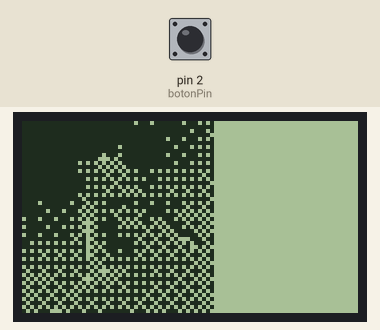
Recording of a sketch running on a simulated Arduino Uno, built with avr-gcc and run on an emulated ATmega328P. Parts: 84×48 one-colour display. The test bench sets the inputs (shaded band); at power-on: pin 2 (botonPin) LOW. What the sketch prints to the serial monitor is not drawn.

Above: at 0.1 s.

The sketch:

WEBO_0_4_0.ino
```cpp
//WEBO
// Toma mango
// Aqui pasaran todas las interacciones entre todos los componentes

#include "ActuadorDisplay.h"
#include "ActuadorLED.h"
#include "ActuadorMotor.h"
#include "ActuadorParlante.h"
#include "SensorBoton.h"
#include "SensorTilt.h"
#include "SensorSD.h"

// sensor y actuador correspondientes
 ActuadorDisplay actuadorDisplay;
 ActuadorLED actuadorLED;
 ActuadorMotor actuadorMotor;
 ActuadorParlante actuadorParlante;
 SensorBoton sensorBoton;
 SensorTilt sensorTilt;
 SensorSD sensorSD;

void setup () {
  actuadorDisplay.configuracionDisplay();
  sensorBoton.configuracionBoton();
}

void loop() {
  actuadorDisplay.funcionaDisplay();
  sensorBoton.funcionaBoton();
}
```

ActuadorDisplay.cpp
```cpp
#include "ActuadorDisplay.h"
#include "bitmapsDisplay.h"
#include <SPI.h>
#include <Adafruit_GFX.h>
#include <Adafruit_PCD8544.h>
#include <Arduino.h>


ActuadorDisplay::ActuadorDisplay() {}

void ActuadorDisplay::configuracionDisplay() {

  Serial.begin(9600);

	//se inicia el display de la pantalla
	display.begin();

	// El contraste se puede cambiar para que se note mejor el diseño mostrado en la pantalla
	display.setContrast(57);

	// se limpia la pantalla
	display.clearDisplay();
}

void ActuadorDisplay::funcionaDisplay() {

  // IMAGEN

	display.drawBitmap(0, 0, epd_bitmap_prueba, 48, 49, BLACK);

	display.display();
}
```

ActuadorDisplay.h
```cpp
#ifndef ACTUADOR_DISPLAY_H
#define ACTUADOR_DISPLAY_H

// INCLUIR BIBLIOTECAS DE USO PARA SENSOR/ACTUADOR

#include <SPI.h>
#include <Adafruit_GFX.h>
#include <Adafruit_PCD8544.h>
#include <Arduino.h>

// CREAR LA CLASE DE NUESTRO SENSOR/ACTUADOR
  class ActuadorDisplay {
  public:
  ActuadorDisplay();


   // especificar todos los voids que seran utilizados en el archivo.cpp
      void configuracionDisplay();

      void funcionaDisplay();


   // si es que se necesitas especificar variables, deberian ir aqui
   // ya sean bool int, ect.


  // Declarar objeto "LCD" para el software SPI
     Adafruit_PCD8544 display = Adafruit_PCD8544(7, 6, 5, 4, 3);

  // Definir la variable de "rotatetext" en "1" que hace que la pantalla muestre el texto en un angulo de 90° a la derecha
     int rotatetext = 1;


  };

#endif
```

ActuadorLED.cpp
```cpp
#include "ActuadorLED.h"

ActuadorLED::ActuadorLED() {}

void ActuadorLED::configuracionLED() {}

void ActuadorLED::funcionaLED() {}
```

ActuadorLED.h
```cpp
#ifndef ACTUADOR_LED_H
#define ACTUADOR_LED_H

// INCLUIR BIBLIOTECAS DE USO PARA SENSOR/ACTUADOR
// #include <arduino.h>

// CREAR LA CLASE DE NUESTRO SENSOR/ACTUADOR
  class ActuadorLED {
  public:
  ActuadorLED();


  // especificar todos los voids que seran utilizados en el archivo.cpp
    void configuracionLED();

    void funcionaLED();

  // si es que se necesitas especificar variables, deberian ir aqui
  // ya sean bool int, ect.


  };
#endif
```

ActuadorMotor.cpp
```cpp
#include "ActuadorMotor.h"

ActuadorMotor::ActuadorMotor() {}
```

ActuadorMotor.h
```cpp
#ifndef ACTUADOR_MOTOR_H
#define ACTUADOR_MOTOR_H

// INCLUIR BIBLIOTECAS DE USO PARA SENSOR/ACTUADOR
// #include <arduino.h>

// CREAR LA CLASE DE NUESTRO SENSOR/ACTUADOR
  class ActuadorMotor {
  public:
  ActuadorMotor();
// especificar todos los voids que seran utilizados en el archivo.cpp
  void configuracionMotor();
  void funcionaMotor();

// si es que se necesitas especificar variables, deberian ir aqui
// ya sean bool int, ect.


};
#endif
```

ActuadorParlante.cpp
```cpp
#include "ActuadorParlante.h"

ActuadorParlante::ActuadorParlante() {}
```

ActuadorParlante.h
```cpp
#ifndef ACTUADOR_PARLANTE_H
#define ACTUADOR_PARLANTE_H

// INCLUIR BIBLIOTECAS DE USO PARA SENSOR/ACTUADOR
// #include <arduino.h>

// CREAR LA CLASE DE NUESTRO SENSOR/ACTUADOR
  class ActuadorParlante {
  public:
  ActuadorParlante();
// especificar todos los voids que seran utilizados en el archivo.cpp
  void configuracionParlante();
  void funcionaParlante();

// si es que se necesitas especificar variables, deberian ir aqui
// ya sean bool int, ect.


};
#endif
```

SensorBoton.cpp
```cpp
#include "SensorBoton.h"

SensorBoton::SensorBoton(){}

void SensorBoton::configuracionBoton() {
  pinMode(botonPin, INPUT);
  Serial.begin(9600);
  segundos = 40;
}

void SensorBoton::funcionaBoton() {

  estadoBoton = digitalRead(botonPin);

  if (estadoBoton == HIGH){
    segundos +=5;
  }

  // // check if the pushbutton is pressed. If it is, the buttonState is HIGH:
  // if (buttonState == HIGH) {
  //   // turn LED on:
  //   digitalWrite(ledPin, HIGH);
  // } else {
  //   // turn LED off:
  //   digitalWrite(ledPin, LOW);
  // }

  segundos -= 1;
  Serial.println(segundos);
  Serial.println(estadoBoton);
  delay(1000);

}
```

SensorBoton.h
```cpp
#ifndef SENSOR_BOTON_H
#define SENSOR_BOTON_H

// INCLUIR BIBLIOTECAS DE USO PARA SENSOR/ACTUADOR
 #include <arduino.h>

// CREAR LA CLASE DE NUESTRO SENSOR/ACTUADOR
  class SensorBoton {
  public:
  SensorBoton();
// especificar todos los voids que seran utilizados en el archivo.cpp
  void configuracionBoton();
  void funcionaBoton();

// si es que se necesitas especificar variables, deberian ir aqui
// ya sean bool int, ect.

  bool estadoBoton = false;

  int botonPin = 2;

  int segundos = 0;

  int minutos = 0;


};
#endif
```

SensorSD.cpp
```cpp
#include "SensorSD.h"

SensorSD::SensorSD() {}
```

SensorSD.h
```cpp
#ifndef SENSOR_SD_H
#define SENSOR_SD_H

// INCLUIR BIBLIOTECAS DE USO PARA SENSOR/ACTUADOR
// #include <arduino.h>

// CREAR LA CLASE DE NUESTRO SENSOR/ACTUADOR
  class SensorSD {
  public:
  SensorSD();
// especificar todos los voids que seran utilizados en el archivo.cpp
  void configuracionSD();
  void funcionaSD();

// si es que se necesitas especificar variables, deberian ir aqui
// ya sean bool int, ect.


};
#endif
```

SensorTilt.cpp
```cpp
#include "SensorTilt.h"

SensorTilt::SensorTilt() {}
```

SensorTilt.h
```cpp
#ifndef SENSOR_TILT_H
#define SENSOR_TILT_H

// INCLUIR BIBLIOTECAS DE USO PARA SENSOR/ACTUADOR
// #include <arduino.h>

// CREAR LA CLASE DE NUESTRO SENSOR/ACTUADOR
  class SensorTilt {
  public:
  SensorTilt();
// especificar todos los voids que seran utilizados en el archivo.cpp
  void configuracionTilt();
  void funcionaTilt();

// si es que se necesitas especificar variables, deberian ir aqui
// ya sean bool int, ect.


};
#endif
```

Source omitted: itmapsDisplay.h (data table, 1986 bytes)
